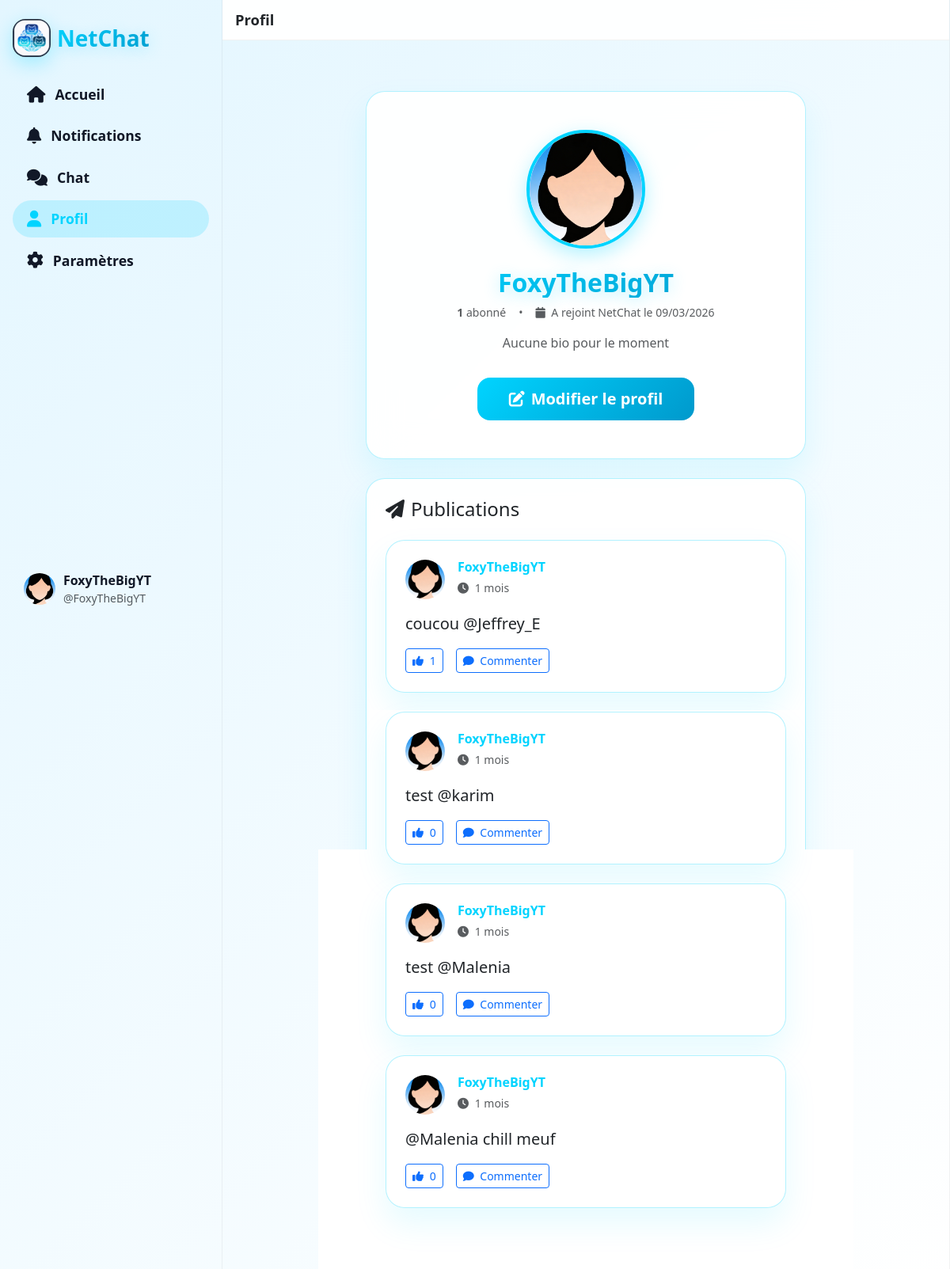
/public/profile?id=3 (signed in), run on the app's committed database.
### tables this page shows
CREATE TABLE IF NOT EXISTS `users` (
  `id` int NOT NULL AUTO_INCREMENT,
  `username` varchar(50) NOT NULL,
  `email` varchar(100) NOT NULL,
  `password_hash` varchar(255) NOT NULL,
  `phone` varchar(20) DEFAULT NULL,
  `age` int DEFAULT NULL,
  `birthdate` date DEFAULT NULL,
  `profile_picture` varchar(255) DEFAULT 'assets/user_icon.png',
  `followers_count` int UNSIGNED NOT NULL DEFAULT '0',
  `bio` text,
  `status` enum('online','away','busy','offline') DEFAULT 'offline',
  `account_type` enum('user','moderator','administrator') DEFAULT 'user',
  `is_verified` tinyint(1) DEFAULT '0',
  `created_at` timestamp NULL DEFAULT CURRENT_TIMESTAMP,
  `last_login` timestamp NULL DEFAULT NULL,
  `google_id` varchar(100) DEFAULT NULL,
  `github_id` varchar(100) DEFAULT NULL,
  `provider` enum('local','google','github') DEFAULT 'local',
  PRIMARY KEY (`id`),
  UNIQUE KEY `username` (`username`),
  UNIQUE KEY `email` (`email`),
  UNIQUE KEY `unique_google` (`google_id`),
  UNIQUE KEY `unique_github` (`github_id`)
);

CREATE TABLE IF NOT EXISTS `posts` (
  `id` int NOT NULL AUTO_INCREMENT,
  `user_id` int NOT NULL,
  `content` text NOT NULL,
  `image_url` varchar(255) DEFAULT NULL,
  `created_at` timestamp NULL DEFAULT CURRENT_TIMESTAMP,
  `updated_at` timestamp NULL DEFAULT CURRENT_TIMESTAMP ON UPDATE CURRENT_TIMESTAMP,
  PRIMARY KEY (`id`),
  KEY `user_id` (`user_id`)
);

### core/BaseController.php (called while the page is built, shortened)
<?php
class BaseController {
    public function __construct() {
        require_once __DIR__ . '/../config/database.php';
        $this->db = Database::getInstance()->getConnection();
    }
    protected function view($viewName, $data = []) {
        require_once __DIR__ . '/helpers.php';
        $data['basePath'] = '/netchat/public';
        extract($data);
        $viewPath = __DIR__ . '/../app/views/' . $viewName . '.php';
        require $viewPath;
    }
}

### app/controllers/ProfileController.php (called while the page is built, shortened)
<?php
require_once __DIR__ . '/../../core/BaseController.php';
require_once __DIR__ . '/../models/User.php';
require_once __DIR__ . '/../models/Post.php';
class ProfileController extends BaseController {
    private $userModel;
    private $postModel;
    public function __construct() {
        $this->userModel = new User($this->db);
        $this->postModel = new Post($this->db);
    }
    public function show() {
        $profile_user_id = isset($_GET['id']) ? (int)$_GET['id'] : $_SESSION['user_id'];
        $profile_user = $this->userModel->findById($profile_user_id);
        $posts = $this->postModel->findByUserId($profile_user_id);
        $profile_picture = $profile_user['profile_picture'] ?? 'assets/user_icon.png';
        $current_user = $this->userModel->findById($_SESSION['user_id']);
        $user_profile_picture = $current_user['profile_picture'] ?? 'assets/user_icon.png';
        $followModel = new Follow($this->db);
        $isFollowing = $followModel->isFollowing($_SESSION['user_id'], $profile_user_id);
        $this->view('profile/show', [
            'profile_user' => $profile_user,
            'profile_user_id' => $profile_user_id,
            'posts' => $posts,
            'profile_picture' => $profile_picture,
            'current_user' => $current_user,
            'user_profile_picture' => $user_profile_picture
            ,'isFollowing' => $isFollowing
        ]);
    }
}

### public/index.php (called while the page is built, shortened)
<?php
$router = new Router();
$router->get('/login', 'AuthController', 'login');
$router->post('/login', 'AuthController', 'login');
$router->get('/register', 'AuthController', 'register');
$router->post('/register', 'AuthController', 'register');
$router->get('/logout', 'LogoutController', 'logout');
$router->get('/', 'DashboardController', 'index');
$router->get('/dashboard', 'DashboardController', 'index');
$router->get('/notifications', 'NotificationsController', 'index');
$router->get('/chat', 'ChatController', 'index');
$router->get('/search', 'SearchController', 'index');
$router->get('/profile', 'ProfileController', 'show');
$router->get('/profil', 'ProfileController', 'show');
$router->get('/settings', 'SettingsController', 'index');
$router->post('/settings', 'SettingsController', 'index');
$router->post('/comment/create', 'CommentController', 'create');
$router->post('/comment/delete', 'CommentController', 'delete');
$router->get('/password/edit', 'PasswordController', 'edit');
$router->post('/password/edit', 'PasswordController', 'edit');
$router->dispatch();

### app/models/User.php (called while the page is built, shortened)
<?php
class User {
    private $db;
    public function __construct($db) {
        $this->db = $db;
    }
    public function findById($id) {
        $stmt = $this->db->prepare("SELECT * FROM users WHERE id = ?");
        $stmt->execute([$id]);
        return $stmt->fetch(PDO::FETCH_ASSOC);
    }
}

### config/database.php (called while the page is built)
<?php
class Database {
    private static $instance = null;
    private $pdo;
    private function __construct() {
        try {
            $this->pdo = new PDO(
                'mysql:host=127.0.0.1;dbname=netchat;charset=utf8mb4',
                'root',
                ''
            );
            $this->pdo->setAttribute(PDO::ATTR_ERRMODE, PDO::ERRMODE_EXCEPTION);
        } catch(PDOException $e) {
            die("Erreur DB: " . $e->getMessage());
        }
    }
    public static function getInstance() {
        if (self::$instance === null) {
            self::$instance = new self();
        }
        return self::$instance;
    }
    public function getConnection() {
        return $this->pdo;
    }
}

### app/models/Post.php (called while the page is built, shortened)
<?php
class Post {
    private $db;
    public function __construct($db) {
        $this->db = $db;
    }
    public function findByUserId($userId, $limit = 20) {
        $limit = (int)$limit;
        $stmt = $this->db->prepare("
            SELECT p.*,
                   COUNT(DISTINCT r.id) as likes
            FROM posts p
            LEFT JOIN reactions r ON p.id = r.post_id AND r.reaction_type = 'like'
            WHERE p.user_id = ?
            GROUP BY p.id
            ORDER BY p.created_at DESC
            LIMIT " . $limit . "
        ");
        $stmt->execute([$userId]);
        return $stmt->fetchAll(PDO::FETCH_ASSOC);
    }
}

### core/helpers.php (called while the page is built, shortened)
<?php
if (!function_exists('relativeTime')) {
    function relativeTime($datetime) {
        $tz = new DateTimeZone('Europe/Paris');
        if (is_numeric($datetime)) {
            $ts = (int) $datetime;
        } else {
            $dt = new DateTime($datetime, $tz);
            $ts = $dt->getTimestamp();
        }
        $now = (new DateTime('now', $tz))->getTimestamp();
        $diff = $now - $ts;
        if ($diff < 31536000) return floor($diff / 2592000) . ' mois';
        $years = floor($diff / 31536000);
        return $years . ' an' . ($years > 1 ? 's' : '');
    }
}

### app/views/profile/show.php (the view, shortened to what this page needs)
<?php
include __DIR__ . '/../layouts/header.php';
?>
<div class="nc-layout">
    <aside class="nc-sidebar d-none d-md-block">
        <div class="nc-sidebar-inner">
            <div>
                <a href="<?= $basePath ?? '/netchat/public' ?>/" class="nc-sidebar-logo">
                    <img src="<?= $basePath ?? '/netchat/public' ?>/assets/logo.png" alt="NetChat">
                    <span class="netchat-title fs-3 fw-bold">NetChat</span>
                </a>
                <nav class="nc-sidebar-nav nav flex-column">
                    <a href="<?= $basePath ?? '/netchat/public' ?>/" class="nav-link">
                        <i class="fas fa-home"></i><span>Accueil</span>
                    </a>
                    <a href="<?= $basePath ?? '/netchat/public' ?>/notifications" class="nav-link">
                        <i class="fas fa-bell"></i><span>Notifications</span>
                    </a>
                    <a href="<?= $basePath ?? '/netchat/public' ?>/chat" class="nav-link">
                        <i class="fas fa-comments"></i><span>Chat</span>
                    </a>
                    <a href="<?= $basePath ?? '/netchat/public' ?>/profile?id=<?= (int)$_SESSION['user_id'] ?>" class="nav-link active">
                        <i class="fas fa-user"></i><span>Profil</span>
                    </a>
                    <a href="<?= $basePath ?? '/netchat/public' ?>/settings" class="nav-link">
                        <i class="fas fa-cog"></i><span>Paramètres</span>
                    </a>
                </nav>
            </div>
            <div>
                <a href="<?= $basePath ?? '/netchat/public' ?>/profile?id=<?= (int)$_SESSION['user_id'] ?>" class="nc-sidebar-profile">
                    <img src="<?= $basePath ?? '/netchat/public' ?>/<?= htmlspecialchars($user_profile_picture) ?>" alt="Profil">
                    <div>
                        <div class="fw-semibold"><?= htmlspecialchars($current_user['username'] ?? $_SESSION['username']) ?></div>
                        <div class="text-muted small">@<?= htmlspecialchars($current_user['username'] ?? $_SESSION['username']) ?></div>
                    </div>
                </a>
            </div>
        </div>
    </aside>
    <main class="nc-main-column">
        <div class="nc-main-header">
            <h5>Profil</h5>
        </div>
        <div class="px-4 py-3">
            <div class="container mt-5 mb-5">
                <div class="row justify-content-center">
                    <div class="col-lg-8 col-md-10">
                        <div class="netchat-card p-5 text-center mb-4">
                            <img src="<?= $basePath ?? '/netchat/public' ?>/<?= htmlspecialchars($profile_picture) ?>"
                                 alt="Photo de profil"
                                 class="rounded-circle mb-4"
                                 width="150"
                                 height="150"
                                 style="object-fit: cover; border: 4px solid var(--primary-blue); box-shadow: 0 8px 24px rgba(0, 212, 255, 0.3);">
                            <h2 class="netchat-title mb-2"><?= htmlspecialchars($profile_user['username']) ?></h2>
                            <div class="d-flex justify-content-center align-items-center gap-3 mb-3 text-muted small">
                                <span>
                                    <strong id="followersCount"><?= (int)($profile_user['followers_count'] ?? 0) ?></strong>
                                    abonné<?= (($profile_user['followers_count'] ?? 0) > 1 ? 's' : '') ?>
                                </span>
                                <?php if (!empty($profile_user['created_at'])): ?>
                                    <span>•</span>
                                    <span>
                                        <i class="fas fa-calendar me-1"></i>
                                        A rejoint NetChat le <?= date('d/m/Y', strtotime($profile_user['created_at'])) ?>
                                    </span>
                                <?php endif; ?>
                            </div>
                            <?php if (!empty($profile_user['bio'])): ?>
                                <p class="text-muted fs-5 mb-3" style="max-width: 600px; margin: 0 auto;">
                                    <?= nl2br(htmlspecialchars($profile_user['bio'])) ?>
                                </p>
                            <?php else: ?>
                                <p class="text-muted mb-3">Aucune bio pour le moment</p>
                            <?php endif; ?>
                            <?php if (isset($_SESSION['user_id']) && $_SESSION['user_id'] == $profile_user_id): ?>
                                <a href="<?= $basePath ?? '/netchat/public' ?>/settings" class="btn btn-primary btn-lg mt-3">
                                    <i class="fas fa-edit me-2"></i>Modifier le profil
                                </a>
                            <?php endif; ?>
                        </div>
                        <div class="netchat-card p-4">
                            <h4 class="mb-4">
                                <i class="fas fa-paper-plane me-2"></i>Publications
                            </h4>
                            <?php if (empty($posts)): ?>
                                <div class="text-center py-5">
                                    <i class="fas fa-inbox fa-3x text-muted mb-3" style="opacity: 0.5;"></i>
                                    <p class="text-muted fs-5 mb-0">
                                        <?php if (isset($_SESSION['user_id']) && $_SESSION['user_id'] == $profile_user_id): ?>
                                            Vous n'avez encore rien posté.
                                        <?php else: ?>
                                            Cet utilisateur n'a encore rien posté.
                                        <?php endif; ?>
                                    </p>
                                </div>
                            <?php else: ?>
                                <div class="row">
                                    <?php foreach ($posts as $post): ?>
                                        <div class="col-12 mb-4">
                                            <div class="netchat-card p-4">
                                                <div class="d-flex align-items-start mb-3">
                                                    <img src="<?= $basePath ?? '/netchat/public' ?>/<?= htmlspecialchars($profile_picture) ?>"
                                                         class="rounded-circle me-3"
                                                         width="50"
                                                         height="50"
                                                         style="object-fit:cover;"
                                                         alt="Profil">
                                                    <div class="flex-grow-1">
                                                        <h6 class="mb-1 fw-bold link-netchat"><?= htmlspecialchars($profile_user['username']) ?></h6>
                                                        <small class="text-muted">
                                                            <i class="fas fa-clock me-1"></i>
                                                            <?= relativeTime($post['created_at']) ?>
                                                        </small>
                                                    </div>
                                                </div>
                                                <p class="fs-5 mb-3">
                                                    <?= nl2br(htmlspecialchars($post['content'])) ?>
                                                </p>
                                                <div class="d-flex gap-3 align-items-center">
                                                    <button class="btn btn-outline-primary btn-sm">
                                                        <i class="fas fa-thumbs-up me-1"></i> <?= (int)$post['likes'] ?>
                                                    </button>
                                                    <button class="btn btn-outline-primary btn-sm">
                                                        <i class="fas fa-comment me-1"></i> Commenter
                                                    </button>
                                                </div>
                                            </div>
                                        </div>
                                    <?php endforeach; ?>
                                </div>
                            <?php endif; ?>
                        </div>
                    </div>
                </div>
            </div>
        </div>
    </main>
</div>
<?php include __DIR__ . '/../layouts/footer.php'; ?>

### data on the page
users: profile_picture (picture), username "FoxyTheBigYT", followers_count "1", created_at "09/03/2026"
posts: user.profile_picture (picture), user.username "FoxyTheBigYT", created_at "1 mois", content "coucou @Jeffrey_E", likes "1"
posts: user.profile_picture (picture), user.username "FoxyTheBigYT", created_at "1 mois", content "test @karim", likes "0"
posts: user.profile_picture (picture), user.username "FoxyTheBigYT", created_at "1 mois", content "test @Malenia", likes "0"
posts: user.profile_picture (picture), user.username "FoxyTheBigYT", created_at "1 mois", content "@Malenia chill meuf", likes "0"
